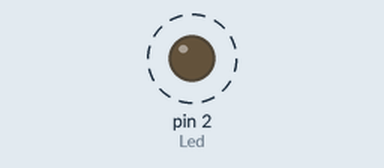
Recording of a sketch running on a simulated Arduino Uno, built with avr-gcc and run on an emulated ATmega328P. On the bench: output pins drawn as LEDs (lit = HIGH). Dashed ring = blinking.

Above: at 0.5 s.
Timing chart, 0 to 4.6 s (numbered marks = the images above):
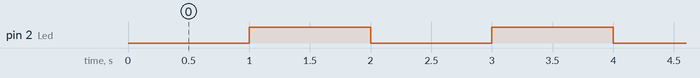

The sketch:

piscarLedPlaca.ino
```cpp
const byte Led = 2;       //Led 2 ou 16 para piscar led, usado para comunicação.
                          //D0 - GPIO16 / D2 - GPIO02
void setup() {
  pinMode(Led, OUTPUT);
}

void loop() {
  digitalWrite(Led, LOW); //liga o Led
  delay(1000);            //espera 1 segundo
  digitalWrite(Led, HIGH); //liga o led
  delay(1000);            //espera 1 segundo
}
```

Measured:
- by itself, pin 2 (Led): alternates HIGH for 1.0 s and LOW for 1.0 s
